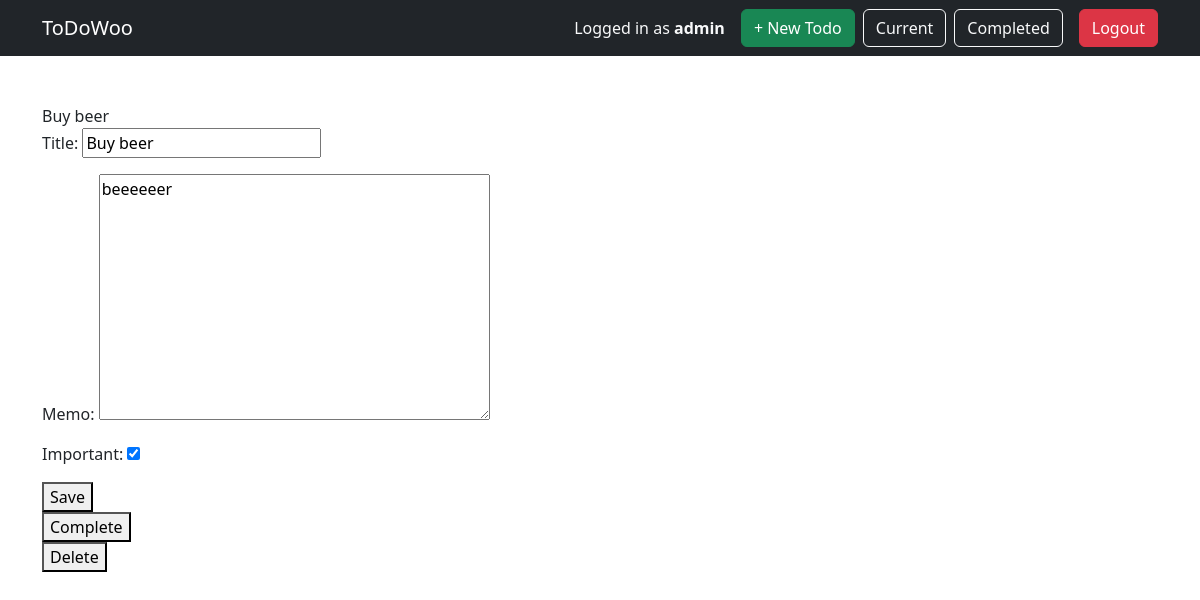
Page /todo/3 (signed in) on the committed database.
### todo/models.py (models this page shows, shortened)
class Todo(models.Model):
    title=models.CharField(max_length=100)
    memo=models.TextField(blank=True)
    created_at=models.DateTimeField(auto_now_add=True)
    date_completed=models.DateTimeField(null=True,blank=True)
    important=models.BooleanField(default=False)
    user=models.ForeignKey(User,on_delete=models.CASCADE)

### todo/views.py (the view, shortened to what this page needs)
# urls.py: path('todo/<int:todo_pk>', views.viewtodo, name="viewtodo"),
@login_required
def viewtodo(request,todo_pk):
    todo=get_object_or_404(Todo,pk=todo_pk,user=request.user)
    if request.method=='GET':
        form=TodoForm(instance=todo)
        return render(request,'todo/viewtodo.html',{'todo':todo,'form':form})

### todo/forms.py
class TodoForm(ModelForm):
    class Meta:
        model=Todo
        fields=['title','memo','important']

### todo/templates/todo/viewtodo.html (shortened to what this page needs)
{% extends 'todo/base.html' %}
{% block content %}
<br>
{{ todo.title }}
<form method="POST">
{{ form.as_p }}
<button type="submit">Save</button>
</form>
<form method="POST" action="{% url 'completetodo' todo.id %}">
<button type="submit">Complete</button>
</form>
<form method="POST" action="{% url 'deletetodo' todo.id %}">
<button type="delete">Delete</button>
</form>
{% endblock %}

### todo/templates/todo/base.html (shortened to what this page needs)
<!doctype html>
<html lang="en">
<head>
    <link href="https://cdn.jsdelivr.net/npm/bootstrap@5.3.2/dist/css/bootstrap.min.css"
          rel="stylesheet">
</head>
<body>
<nav class="navbar navbar-expand-lg navbar-dark bg-dark">
    <div class="container">
        <a class="navbar-brand" href="{% url 'currenttodos' %}">
            ToDoWoo
        </a>
        <div class="collapse navbar-collapse justify-content-end">
            {% if user.is_authenticated %}
                <span class="navbar-text me-3 text-light">
                    Logged in as <strong>{{ user.username }}</strong>
                </span>
                <a class="btn btn-success me-2" href="{% url 'createtodo' %}">
                    + New Todo
                </a>
                <a class="btn btn-outline-light me-2" href="{% url 'currenttodos' %}">
                    Current
                </a>
                <a class="btn btn-outline-light me-3" href="{% url 'completedtodos' %}">
                    Completed
                </a>
                <form action="{% url 'logoutuser' %}" method="POST" class="d-inline">
                    <button type="submit" class="btn btn-danger">
                        Logout
                    </button>
                </form>
            {% endif %}
        </div>
    </div>
</nav>
<div class="container mt-4">
    {% block content %}
    {% endblock %}
</div>
</body>
</html>

### rows in the picture
Todo: title "Buy beer", memo "beeeeeer", important "☑"

### other values in the picture
{{ user.username }} "admin"
